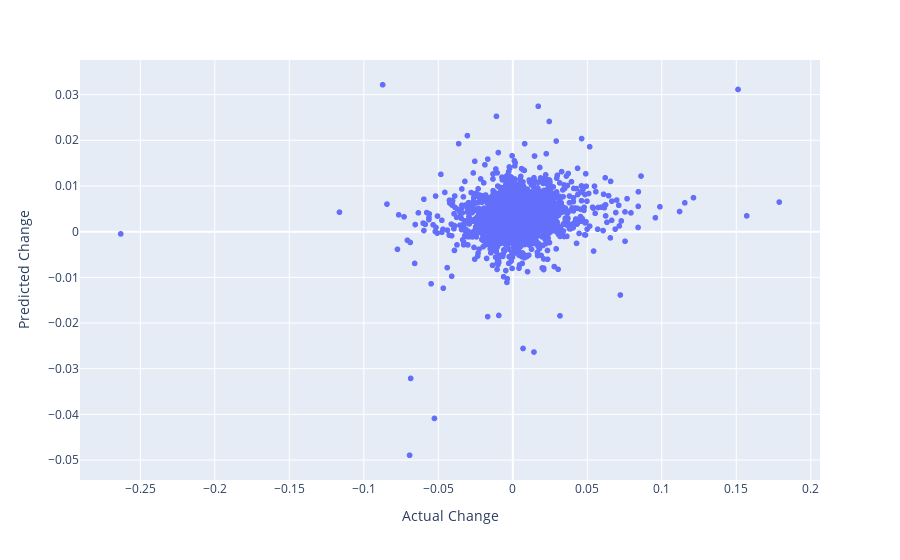

Notebook code for this chart:
### Markdown cell above
Plot Test Data

### Code cell
fig = px.scatter(x=actual_and_predicted['actual'], y=actual_and_predicted['predicted'], hover_data={'Symbol' : test_labels.index.get_level_values(0), 'Date' : test_labels.index.get_level_values(1)})
fig.update_layout(xaxis_title='Actual Change', yaxis_title='Predicted Change')
fig.show()

### Figure 1 — Plotly figure (JSON) as saved in the notebook; plotly's stock layout.template omitted (floating-point values rounded to 4 significant figures; data arrays with more than 128 entries replaced by an {"elided": "..."} marker saying what was removed)
{"data": [{"customdata": {"elided": "2349x2 str values"}, "hovertemplate": "x=%{x}<br>y=%{y}<br>Symbol=%{customdata[0]}<br>Date=%{customdata[1]}<extra></extra>", "legendgroup": "", "marker": {"color": "#636efa", "symbol": "circle"}, "mode": "markers", "name": "", "showlegend": false, "type": "scattergl", "x": {"elided": "2349 float values"}, "xaxis": "x", "y": {"elided": "2349 float values"}, "yaxis": "y"}], "layout": {"legend": {"tracegroupgap": 0}, "margin": {"t": 60}, "xaxis": {"anchor": "y", "domain": [0, 1], "title": {"text": "Actual Change"}}, "yaxis": {"anchor": "x", "domain": [0, 1], "title": {"text": "Predicted Change"}}}}
